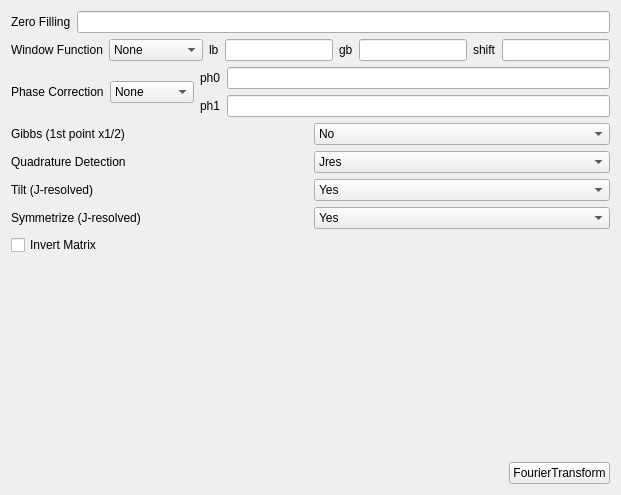
          <widget class="QWidget" name="dim2tab">
           <attribute name="title">
            <string>Dim2</string>
           </attribute>
           <layout class="QGridLayout" name="gridLayout_7">
            <item row="0" column="0">
             <layout class="QGridLayout" name="gridLayout_9">
              <item row="0" column="0">
               <layout class="QHBoxLayout" name="horizontalLayout_23">
                <item>
                 <widget class="QLabel" name="label_38">
                  <property name="text">
                   <string>Zero Filling</string>
                  </property>
                 </widget>
                </item>
                <item>
                 <widget class="QLineEdit" name="zeroFilling_2">
                  <property name="alignment">
                   <set>Qt::AlignRight|Qt::AlignTrailing|Qt::AlignVCenter</set>
                  </property>
                 </widget>
                </item>
               </layout>
              </item>
              <item row="1" column="0">
               <layout class="QHBoxLayout" name="horizontalLayout_24">
                <item>
                 <widget class="QLabel" name="label_39">
                  <property name="text">
                   <string>Window Function</string>
                  </property>
                 </widget>
                </item>
                <item>
                 <widget class="QComboBox" name="windowFunction_2">
                  <item>
                   <property name="text">
                    <string>None</string>
                   </property>
                  </item>
                  <item>
                   <property name="text">
                    <string>Exponential</string>
                   </property>
                  </item>
                  <item>
                   <property name="text">
                    <string>Gaussian</string>
                   </property>
                  </item>
                  <item>
                   <property name="text">
                    <string>Sine</string>
                   </property>
                  </item>
                  <item>
                   <property name="text">
                    <string>QSine</string>
                   </property>
                  </item>
                  <item>
                   <property name="text">
                    <string>SEM</string>
                   </property>
                  </item>
                 </widget>
                </item>
                <item>
                 <widget class="QLabel" name="label_40">
                  <property name="text">
                   <string>lb</string>
                  </property>
                 </widget>
                </item>
                <item>
                 <widget class="QLineEdit" name="lb_2">
                  <property name="alignment">
                   <set>Qt::AlignRight|Qt::AlignTrailing|Qt::AlignVCenter</set>
                  </property>
                 </widget>
                </item>
                <item>
                 <widget class="QLabel" name="label_41">
                  <property name="text">
                   <string>gb</string>
                  </property>
                 </widget>
                </item>
                <item>
                 <widget class="QLineEdit" name="gb_2">
                  <property name="alignment">
                   <set>Qt::AlignRight|Qt::AlignTrailing|Qt::AlignVCenter</set>
                  </property>
                 </widget>
                </item>
                <item>
                 <widget class="QLabel" name="label_42">
                  <property name="text">
                   <string>shift</string>
                  </property>
                 </widget>
                </item>
                <item>
                 <widget class="QLineEdit" name="ssb_2">
                  <property name="alignment">
                   <set>Qt::AlignRight|Qt::AlignTrailing|Qt::AlignVCenter</set>
                  </property>
                 </widget>
                </item>
               </layout>
              </item>
              <item row="2" column="0">
               <layout class="QHBoxLayout" name="horizontalLayout_25">
                <item>
                 <widget class="QLabel" name="label_43">
                  <property name="text">
                   <string>Phase Correction</string>
                  </property>
                 </widget>
                </item>
                <item>
                 <widget class="QComboBox" name="phaseCorrection_2">
                  <item>
                   <property name="text">
                    <string>None</string>
                   </property>
                  </item>
                  <item>
                   <property name="text">
                    <string>Manual</string>
                   </property>
                  </item>
                  <item>
                   <property name="text">
                    <string>Automatic</string>
                   </property>
                  </item>
                 </widget>
                </item>
                <item>
                 <layout class="QVBoxLayout" name="verticalLayout_5">
                  <item>
                   <layout class="QHBoxLayout" name="horizontalLayout_26">
                    <item>
                     <widget class="QLabel" name="label_44">
                      <property name="text">
                       <string>ph0</string>
                      </property>
                     </widget>
                    </item>
                    <item>
                     <widget class="QLineEdit" name="ph0_2">
                      <property name="alignment">
                       <set>Qt::AlignRight|Qt::AlignTrailing|Qt::AlignVCenter</set>
                      </property>
                     </widget>
                    </item>
                   </layout>
                  </item>
                  <item>
                   <layout class="QHBoxLayout" name="horizontalLayout_27">
                    <item>
                     <widget class="QLabel" name="label_45">
                      <property name="text">
                       <string>ph1</string>
                      </property>
                     </widget>
                    </item>
                    <item>
                     <widget class="QLineEdit" name="ph1_2">
                      <property name="alignment">
                       <set>Qt::AlignRight|Qt::AlignTrailing|Qt::AlignVCenter</set>
                      </property>
                     </widget>
                    </item>
                   </layout>
                  </item>
                 </layout>
                </item>
               </layout>
              </item>
              <item row="3" column="0">
               <layout class="QHBoxLayout" name="horizontalLayout_29">
                <item>
                 <widget class="QLabel" name="label_47">
                  <property name="text">
                   <string>Gibbs (1st point x1/2)</string>
                  </property>
                 </widget>
                </item>
                <item>
                 <widget class="QComboBox" name="gibbs_2">
                  <item>
                   <property name="text">
                    <string>No</string>
                   </property>
                  </item>
                  <item>
                   <property name="text">
                    <string>Yes</string>
                   </property>
                  </item>
                 </widget>
                </item>
               </layout>
              </item>
             </layout>
            </item>
            <item row="1" column="0">
             <layout class="QHBoxLayout" name="horizontalLayout_50">
              <item>
               <widget class="QLabel" name="label_68">
                <property name="text">
                 <string>Quadrature Detection</string>
                </property>
               </widget>
              </item>
              <item>
               <widget class="QComboBox" name="quadratureDetection">
                <item>
                 <property name="text">
                  <string>Jres</string>
                 </property>
                </item>
                <item>
                 <property name="text">
                  <string>QF</string>
                 </property>
                </item>
                <item>
                 <property name="text">
                  <string>TPPI</string>
                 </property>
                </item>
                <item>
                 <property name="text">
                  <string>States</string>
                 </property>
                </item>
                <item>
                 <property name="text">
                  <string>States-TPPI</string>
                 </property>
                </item>
                <item>
                 <property name="text">
                  <string>Echo/anti-Echo</string>
                 </property>
                </item>
               </widget>
              </item>
             </layout>
            </item>
            <item row="2" column="0">
             <layout class="QHBoxLayout" name="horizontalLayout_48">
              <item>
               <widget class="QLabel" name="label_66">
                <property name="text">
                 <string>Tilt (J-resolved)</string>
                </property>
               </widget>
              </item>
              <item>
               <widget class="QComboBox" name="tilt">
                <item>
                 <property name="text">
                  <string>Yes</string>
                 </property>
                </item>
                <item>
                 <property name="text">
                  <string>No</string>
                 </property>
                </item>
               </widget>
              </item>
             </layout>
            </item>
            <item row="3" column="0">
             <layout class="QHBoxLayout" name="horizontalLayout_49">
              <item>
               <widget class="QLabel" name="label_67">
                <property name="text">
                 <string>Symmetrize (J-resolved)</string>
                </property>
               </widget>
              </item>
              <item>
               <widget class="QComboBox" name="symJ">
                <item>
                 <property name="text">
                  <string>Yes</string>
                 </property>
                </item>
                <item>
                 <property name="text">
                  <string>No</string>
                 </property>
                </item>
               </widget>
              </item>
             </layout>
            </item>
            <item row="4" column="0">
             <layout class="QHBoxLayout" name="horizontalLayout_54">
              <item>
               <widget class="QCheckBox" name="invertMatrix_2">
                <property name="text">
                 <string>Invert Matrix</string>
                </property>
               </widget>
              </item>
              <item>
               <spacer name="horizontalSpacer_40">
                <property name="orientation">
                 <enum>Qt::Horizontal</enum>
                </property>
                <property name="sizeHint" stdset="0">
                 <size>
                  <width>40</width>
                  <height>20</height>
                 </size>
                </property>
               </spacer>
              </item>
             </layout>
            </item>
            <item row="5" column="0">
             <spacer name="verticalSpacer_2">
              <property name="orientation">
               <enum>Qt::Vertical</enum>
              </property>
              <property name="sizeHint" stdset="0">
               <size>
                <width>20</width>
                <height>201</height>
               </size>
              </property>
             </spacer>
            </item>
            <item row="6" column="0">
             <layout class="QHBoxLayout" name="horizontalLayout_34">
              <item>
               <spacer name="horizontalSpacer_11">
                <property name="orientation">
                 <enum>Qt::Horizontal</enum>
                </property>
                <property name="sizeHint" stdset="0">
                 <size>
                  <width>40</width>
                  <height>20</height>
                 </size>
                </property>
               </spacer>
              </item>
              <item>
               <widget class="QPushButton" name="fourierTransformButton_2">
                <property name="text">
                 <string>FourierTransform</string>
                </property>
               </widget>
              </item>
             </layout>
            </item>
           </layout>
          </widget>
